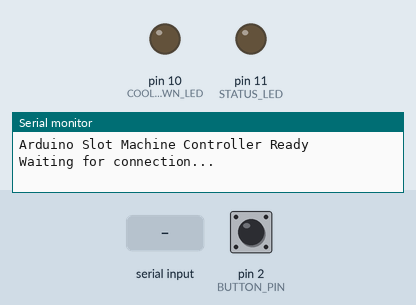
Recording of a sketch running on a simulated Arduino Uno, built with avr-gcc and run on an emulated ATmega328P. On the bench: output pins drawn as LEDs (lit = HIGH), the last lines printed to the serial monitor. Inputs (shaded band) come from the test bench; at power-on: pin 2 (BUTTON_PIN) HIGH.

Above: at 1.2 s.
1.3 s: "CONNECTED\n" received over Serial
At 1.9 s:
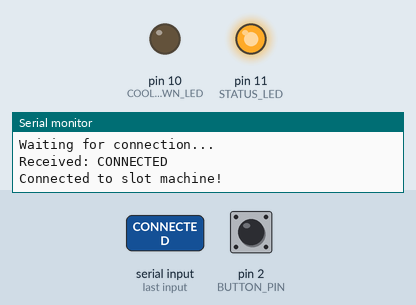
4.3 s: pin 2 (BUTTON_PIN) pulled LOW for 0.15 s
At 4.6 s:
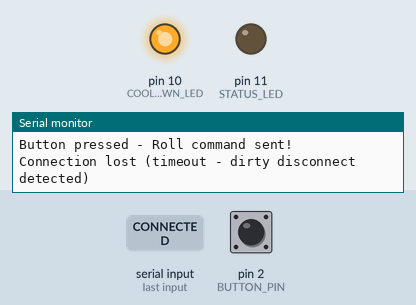
7.4 s: "CONNECTED\n" received over Serial
At 7.8 s:
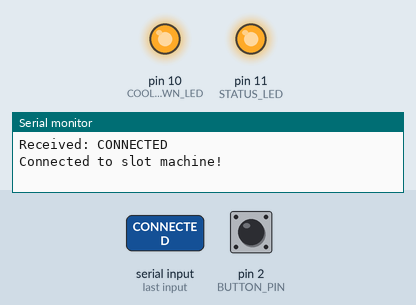
10.0 s: pin 2 (BUTTON_PIN) pulled LOW for 1 s
At 11.3 s:
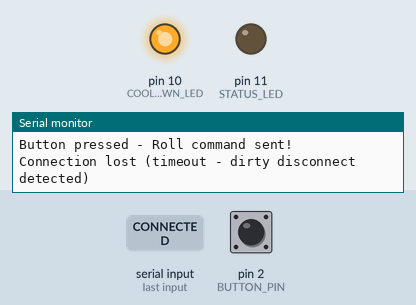
14.0 s: "WIN:\n" received over Serial
At 18.0 s:
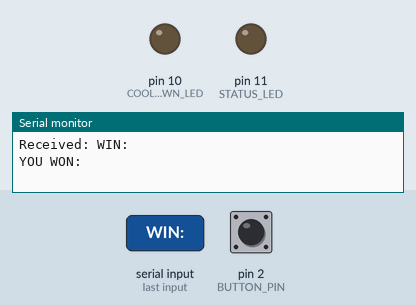
Timing chart, 0 to 19.5 s (numbered marks = the images above; inputs shaded):
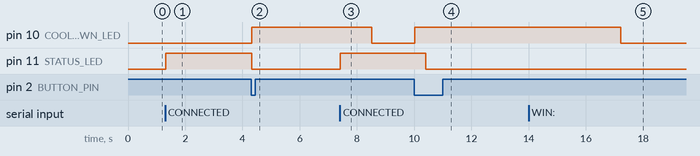

The sketch:

arduino_example.ino
```cpp
/*
 * Arduino Slot Machine Controller Example
 *
 * This sketch demonstrates how to control the slot machine from Arduino.
 * It can trigger rolls using a button and display results on serial monitor.
 *
 * Hardware Setup:
 * - Connect a button to pin 2 (with internal pull-up)
 * - Connect a blue/yellow LED to pin 11 (for connection status)
 * - Connect an LED to pin 10 (for button cooldown indicator - optional)
 *
 * Serial Communication:
 * - Baud rate: 9600
 * - Commands to send: "ROLL", "SPIN", "START", "PING", "STATUS"
 * - Responses received: "CONNECTED", "DISCONNECT", "WIN:prize", "LOSE", "PONG"
 * - Keepalive: Browser sends PING every 2s to maintain connection
 * - Timeout: Arduino disconnects after 3s of no data (dirty disconnect detection)
 *
 * Button Behavior:
 * - Quick tap triggers roll (no need to hold)
 * - Dynamic cooldown: 7.2s for wins (includes message), 4.2s for losses
 * - 20ms debounce for clean detection
 *
 * LED Behavior:
 * - Status LED (pin 11): ON = Connected, OFF = Disconnected
 * - Cooldown LED (pin 10): ON during cooldown (4.2s or 7.2s), OFF when ready
 *
 * Results are displayed in Serial Monitor (9600 baud):
 * - "YOU WON: [prize name]" for wins
 * - "Better luck next time!" for losses
 */

// Pin definitions
const int BUTTON_PIN = 2;      // Button to trigger roll
const int STATUS_LED = 11;     // Blue/Yellow LED for connection status
const int COOLDOWN_LED = 10;   // LED to show button cooldown period

// Button state tracking
int lastButtonState = HIGH;
bool buttonPressed = false; // Track if we've already registered this press
unsigned long lastButtonPressTime = 0;
const unsigned long BUTTON_COOLDOWN_WIN = 7200; // Cooldown for wins (4s roll + 3s message)
const unsigned long BUTTON_COOLDOWN_LOSE = 4200; // Cooldown for losses (4s roll only)
unsigned long currentCooldown = BUTTON_COOLDOWN_LOSE; // Default to shorter cooldown

// Connection status
bool isConnected = false;
unsigned long lastSerialReceiveTime = 0;
const unsigned long CONNECTION_TIMEOUT = 3000; // Disconnect if no data for 3 seconds

// LED display timing
unsigned long cooldownLedTime = 0;

void setup() {
  // Initialize serial communication
  Serial.begin(9600);

  // Initialize pins
  pinMode(BUTTON_PIN, INPUT_PULLUP);
  pinMode(STATUS_LED, OUTPUT);
  pinMode(COOLDOWN_LED, OUTPUT);

  // Turn off all LEDs initially
  digitalWrite(STATUS_LED, LOW);
  digitalWrite(COOLDOWN_LED, LOW);

  // Wait for serial connection
  while (!Serial) {
    ; // Wait for serial port to connect
  }

  Serial.println("Arduino Slot Machine Controller Ready");
  Serial.println("Waiting for connection...");
}

void loop() {
  // Check for button press
  checkButton();

  // Check for incoming serial data
  checkSerial();

  // Update LED display
  updateLEDs();
}

void checkButton() {
  // Read button state
  int reading = digitalRead(BUTTON_PIN);

  // Detect button press on falling edge (HIGH to LOW transition)
  if (reading == LOW && lastButtonState == HIGH) {
    // Small delay for debounce
    delay(20);

    // Verify button is still pressed after debounce
    if (digitalRead(BUTTON_PIN) == LOW && !buttonPressed) {
      // Check cooldown to prevent rapid repeated presses
      unsigned long currentTime = millis();
      if (currentTime - lastButtonPressTime >= currentCooldown) {
        // Send roll command
        Serial.println("ROLL");
        Serial.println("Button pressed - Roll command sent!");

        // Update last press time and mark as pressed
        lastButtonPressTime = currentTime;
        buttonPressed = true;

        // Turn on cooldown LED to show button is on cooldown
        cooldownLedTime = currentTime;
        digitalWrite(COOLDOWN_LED, HIGH);

        // Reset to default cooldown (will be updated by WIN/LOSE message)
        currentCooldown = BUTTON_COOLDOWN_LOSE;
      } else {
        Serial.println("Button on cooldown!");
      }
    }
  }
  // Reset pressed flag when button is released
  else if (reading == HIGH && lastButtonState == LOW) {
    buttonPressed = false;
  }

  lastButtonState = reading;
}

void checkSerial() {
  // Check if data is available
  if (Serial.available() > 0) {
    lastSerialReceiveTime = millis(); // Update last receive time

    // Read the incoming string until newline
    String message = Serial.readStringUntil('\n');
    message.trim();

    // Process the message
    if (message.length() > 0) {
      Serial.print("Received: ");
      Serial.println(message);

      // Check for specific messages
      if (message == "CONNECTED") {
        isConnected = true;
        lastSerialReceiveTime = millis(); // Reset timeout timer
        digitalWrite(STATUS_LED, HIGH);
        Serial.println("Connected to slot machine!");
      }
      else if (message.startsWith("WIN:")) {
        // Extract prize name
        String prize = message.substring(4);
        Serial.print("YOU WON: ");
        Serial.println(prize);
        // Set longer cooldown for wins (includes 3s message display)
        currentCooldown = BUTTON_COOLDOWN_WIN;
      }
      else if (message == "WIN") {
        Serial.println("YOU WON!");
        // Set longer cooldown for wins (includes 3s message display)
        currentCooldown = BUTTON_COOLDOWN_WIN;
      }
      else if (message == "LOSE") {
        Serial.println("Better luck next time!");
        // Set shorter cooldown for losses (no extended message)
        currentCooldown = BUTTON_COOLDOWN_LOSE;
      }
      else if (message == "PONG") {
        Serial.println("Connection OK (Pong received)");
      }
      else if (message.startsWith("STATUS:")) {
        String status = message.substring(7);
        Serial.print("Status: ");
        Serial.println(status);
      }
      else if (message == "DISCONNECT" || message == "DISCONNECTED") {
        // Explicit disconnect command
        isConnected = false;
        digitalWrite(STATUS_LED, LOW);
        Serial.println("Disconnected from slot machine!");

        // Flush any remaining data and clear serial buffer
        Serial.flush();
        while (Serial.available() > 0) {
          Serial.read(); // Clear buffer
        }
      }
    }
  }

  // Detect disconnection when serial connection is lost
  // This works on most Arduino boards when the browser/serial monitor disconnects
  if (isConnected) {
    unsigned long currentTime = millis();

    #if defined(__AVR_ATmega32U4__) || defined(__AVR_ATmega16U4__)
      // Leonardo, Micro, Pro Micro - Serial becomes false when disconnected
      if (!Serial) {
        isConnected = false;
        digitalWrite(STATUS_LED, LOW);
        Serial.println("Connection lost (Serial port closed)");
        Serial.begin(9600); // Restart serial for next connection
      }
    #else
      // For Uno/Nano: Use timeout-based detection
      // If no data received for CONNECTION_TIMEOUT, assume disconnected
      // This catches page refreshes and crashes
      if (currentTime - lastSerialReceiveTime > CONNECTION_TIMEOUT) {
        isConnected = false;
        digitalWrite(STATUS_LED, LOW);
        Serial.println("Connection lost (timeout - dirty disconnect detected)");
        // Reset timer to prevent spam
        lastSerialReceiveTime = currentTime;
      }
    #endif
  }
}

void updateLEDs() {
  // Turn off cooldown LED after button cooldown period (uses current cooldown duration)
  if (cooldownLedTime > 0 && (millis() - cooldownLedTime) > currentCooldown) {
    digitalWrite(COOLDOWN_LED, LOW);
    cooldownLedTime = 0;
  }
}

// Alternative: Simple example without LEDs
/*
void simpleLoop() {
  // Check for button press
  if (digitalRead(BUTTON_PIN) == LOW) {
    delay(200); // Simple debounce
    Serial.println("ROLL");
  }

  // Check for responses
  if (Serial.available() > 0) {
    String message = Serial.readStringUntil('\n');
    Serial.println(message);
  }
}
*/
```

Measured:
- after the input at 1.3 s, pin 11 (STATUS_LED): LOW → HIGH at once
- after the input at 4.3 s, pin 10 (COOLDOWN_LED): LOW → HIGH at once
- after the input at 7.4 s, pin 11 (STATUS_LED): LOW → HIGH at once
- after the input at 10.0 s, pin 10 (COOLDOWN_LED): LOW → HIGH at once
- after the input at 14.0 s, pin 10 (COOLDOWN_LED): HIGH → LOW after 3.2 s instead of 0.22 s
